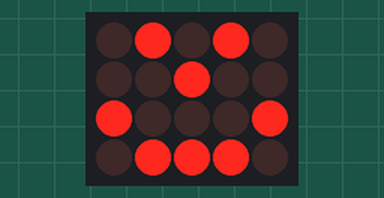
Recording of a sketch running on a simulated Arduino Uno, built with avr-gcc and run on an emulated ATmega328P. Shown: 5×4 LED matrix. Wiring (inferred from the names in the program): LED matrix (orientation assumed): rows pin 8, pin 10, pin 11, pin 12; columns pin 2, pin 3, pin 4, pin 5, pin 6.

Above: at 0.1 s.
At 10.1 s:
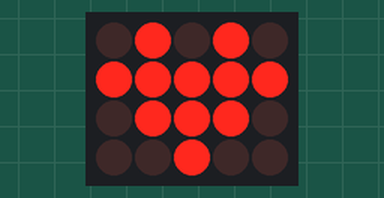
At 25.2 s:
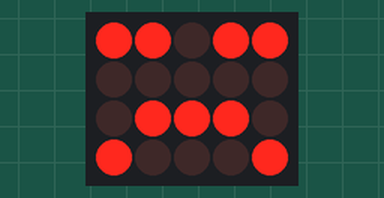
At 35.2 s:
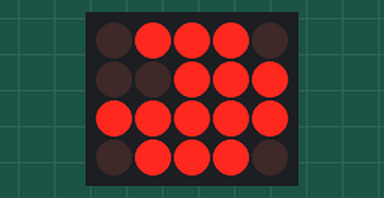

The sketch:

LED_5x5v2.ino
```cpp
int rows[5] = {8, 9, 10, 11, 12}; //pin numbers
int cols[5] = {2, 3, 4, 5, 6}; //pin numbers

//0 is off, 1 is on
//a sketch for a smiley face
int smileyFace[5][5] = {
  {0, 1, 0, 1, 0},
  {0, 0, 0, 0, 0},
  {0, 0, 1, 0, 0},
  {1, 0, 0, 0, 1},
  {0, 1, 1, 1, 0}
};

int sadFace[5][5] = {
  {1, 1, 0, 1, 1},
  {1, 1, 0, 1, 1},
  {0, 0, 0, 0, 0},
  {0, 1, 1, 1, 0},
  {1, 0, 0, 0, 1}
};

int heart[5][5] = {
  {0, 1, 0, 1, 0},
  {1, 1, 1, 1, 1},
  {1, 1, 1, 1, 1},
  {0, 1, 1, 1, 0},
  {0, 0, 1, 0, 0}
};

int alligator[5][5] = {
  {0, 1, 1, 1, 0},
  {1, 1, 0, 1, 1},
  {0, 0, 1, 1, 1},
  {1, 1, 1, 1, 1},
  {0, 1, 1, 1, 0}
};


unsigned long previousMillis = 0;
long interval = 5000;

void setup() {

  //initialize pins
  for(int i = 0; i < 5; i++) {
    pinMode(rows[i], OUTPUT);
    pinMode(cols[i], OUTPUT);
  }
}

void loop() {
  drawFigure(smileyFace);
  drawFigure(sadFace);
  drawFigure(heart);
  drawFigure(alligator);
}

void drawFigure(int figure[5][5]) {
  //initializes the current milliseconds since the program started
  unsigned long currentMillis = millis();

  //repeatedly lights up the LEDs per the predetermined pattern
  //until the milliseconds reaches the interval
  while(currentMillis - previousMillis < interval) {
    for(int i = 0; i < 5; i++){
      for(int j = 0; j < 5; j++) {
        //if the row is on, set the column to low
        //and turn switch the LED off after a 1 millisecond delay
        if(figure[i][j] == 1) {
          digitalWrite(rows[i], HIGH);
          digitalWrite(cols[j], LOW);
          delay(1);
          digitalWrite(cols[j], HIGH);
          digitalWrite(rows[i], LOW);
        }
      }
    }
    //reset current milliseconds
    currentMillis = millis();
  }

  //reset the previous milliseconds to in order to
  //draw another figure.
  previousMillis = currentMillis;
}
```

Measured:
- what the display in image 0 shows lasts 5.0 s, from 0.1 s to 5.1 s
